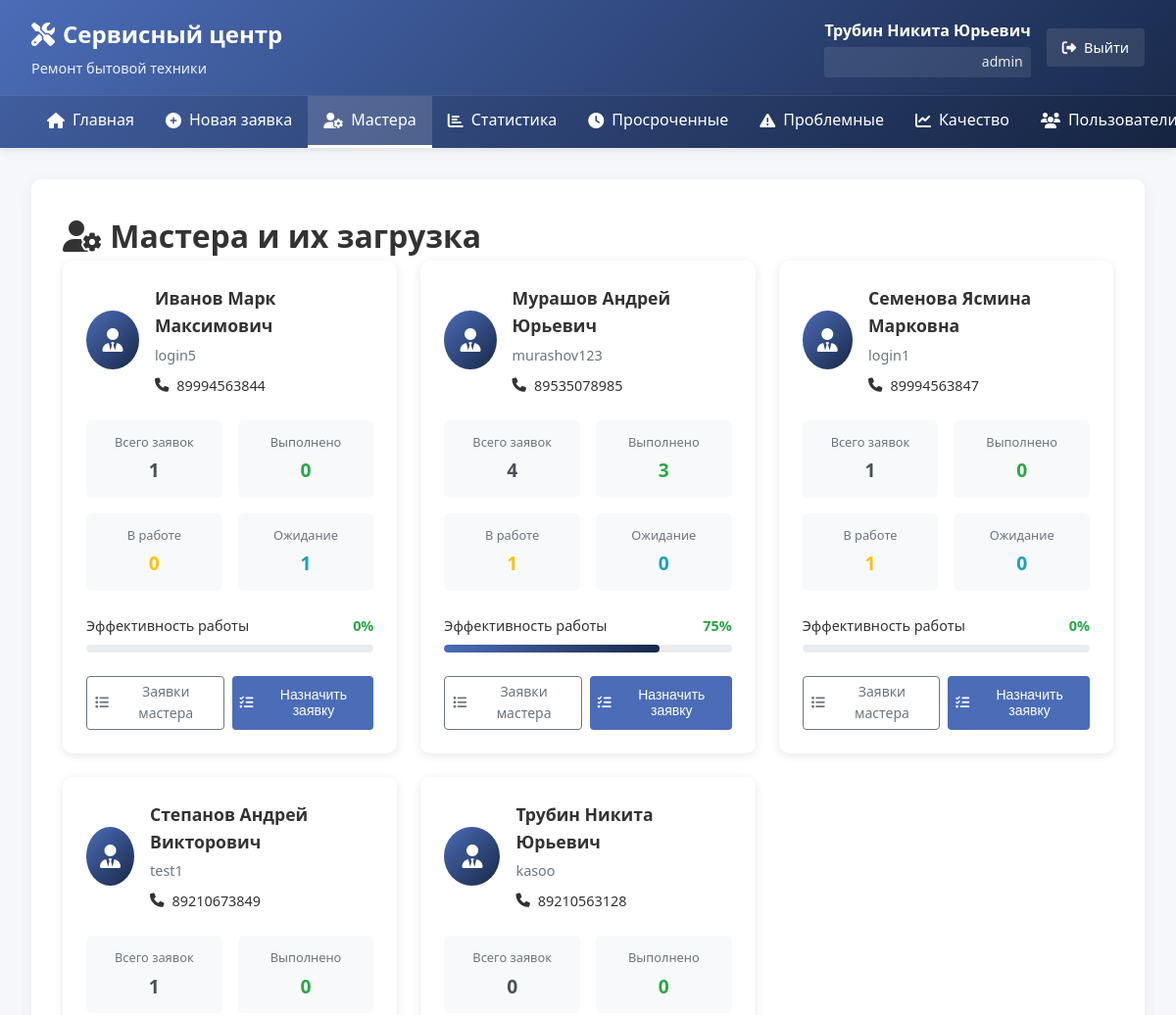
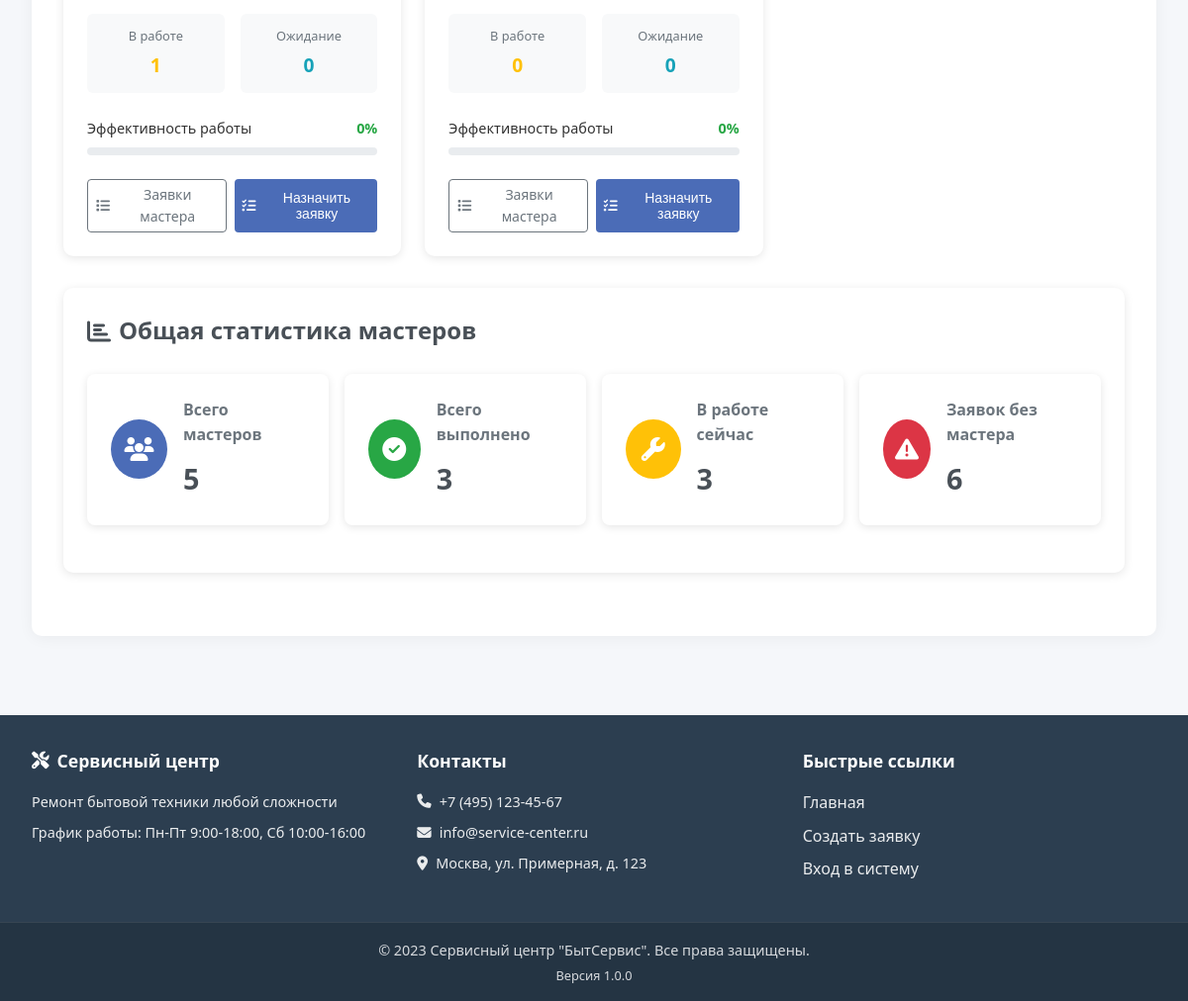
Screenshot of /masters (signed in) with the database file from the repository (2 pictures, top to bottom).
### tables this page shows
CREATE TABLE users (
    id INTEGER PRIMARY KEY AUTOINCREMENT,
    fio TEXT NOT NULL,
    phone TEXT NOT NULL,
    login TEXT UNIQUE NOT NULL,
    password_hash TEXT NOT NULL,
    type TEXT NOT NULL CHECK(type IN ('Заказчик', 'Мастер', 'Оператор', 'Менеджер', 'admin', 'Менеджер по качеству'))
);

### app.py (the view)
@app.route('/masters')
@login_required
@role_required('Оператор', 'admin', 'Менеджер', 'Менеджер по качеству')
def masters():
    masters_list = query_db('''
        SELECT u.*,
               COUNT(r.id) as total_requests,
               SUM(CASE WHEN r.request_status = 'Готова к выдаче' THEN 1 ELSE 0 END) as completed_requests,
               SUM(CASE WHEN r.request_status = 'В процессе ремонта' THEN 1 ELSE 0 END) as in_progress_requests,
               SUM(CASE WHEN r.request_status = 'Ожидание запчастей' THEN 1 ELSE 0 END) as waiting_parts_requests
        FROM users u
        LEFT JOIN repair_requests r ON u.id = r.master_id
        WHERE u.type IN ('Мастер', 'admin')
        GROUP BY u.id
        ORDER BY u.fio
    ''')
    unassigned_requests = query_db('''
        SELECT COUNT(*) as count
        FROM repair_requests
        WHERE master_id IS NULL AND request_status = 'Новая заявка'
    ''', one=True)['count']
    overloaded_masters = query_db('''
        SELECT u.fio, COUNT(r.id) as active_count
        FROM users u
        JOIN repair_requests r ON u.id = r.master_id
        WHERE r.request_status IN ('В процессе ремонта', 'Ожидание запчастей')
        GROUP BY u.id
        HAVING active_count > 5
        ORDER BY active_count DESC
    ''')
    return render_template('masters.html',
                         masters=masters_list,
                         unassigned_requests=unassigned_requests,
                         overloaded_masters=overloaded_masters)

### templates/masters.html (shortened to what this page needs)
{% extends "layout.html" %}
{% block content %}
<div class="page-header">
    <h1><i class="fas fa-user-cog"></i> Мастера и их загрузка</h1>
</div>
<div class="masters-grid">
    {% for master in masters %}
    <div class="master-card">
        <div class="master-header">
            <div class="master-avatar">
                <i class="fas fa-user-tie"></i>
            </div>
            <div class="master-info">
                <h3>{{ master.fio }}</h3>
                <p class="master-login">{{ master.login }}</p>
                <p class="master-phone">
                    <i class="fas fa-phone"></i> {{ master.phone }}
                </p>
            </div>
        </div>
        <div class="master-stats">
            <div class="stat-item">
                <div class="stat-label">Всего заявок</div>
                <div class="stat-value">{{ master.total_requests or 0 }}</div>
            </div>
            <div class="stat-item">
                <div class="stat-label">Выполнено</div>
                <div class="stat-value text-success">{{ master.completed_requests or 0 }}</div>
            </div>
            <div class="stat-item">
                <div class="stat-label">В работе</div>
                <div class="stat-value text-warning">{{ master.in_progress_requests or 0 }}</div>
            </div>
            <div class="stat-item">
                <div class="stat-label">Ожидание</div>
                <div class="stat-value text-info">{{ master.waiting_parts_requests or 0 }}</div>
            </div>
        </div>
        <div class="master-progress">
            <div class="progress-label">
                Эффективность работы
                <span class="progress-percentage">
                    {% if master.total_requests and master.total_requests > 0 %}
                    {{ ((master.completed_requests or 0) / master.total_requests * 100)|round|int }}%
                    {% else %}
                    0%
                    {% endif %}
                </span>
            </div>
            <div class="progress-bar">
                <div class="progress-fill"
                     style="width: {% if master.total_requests and master.total_requests > 0 %}{{ ((master.completed_requests or 0) / master.total_requests * 100)|round|int }}{% else %}0{% endif %}%">
                </div>
            </div>
        </div>
        <div class="master-actions">
            <a href="{{ url_for('index') }}?master={{ master.id }}" class="btn btn-sm btn-outline">
                <i class="fas fa-list"></i> Заявки мастера
            </a>
            {% if g.user.type in ['Оператор', 'admin', 'Менеджер'] %}
            <button class="btn btn-sm btn-primary assign-master-btn"
                    data-master-id="{{ master.id }}"
                    data-master-name="{{ master.fio }}">
                <i class="fas fa-tasks"></i> Назначить заявку
            </button>
            {% endif %}
        </div>
    </div>
    {% endfor %}
</div>
<div class="overall-stats">
    <h2><i class="fas fa-chart-bar"></i> Общая статистика мастеров</h2>
    <div class="stats-grid">
        <div class="stat-card large">
            <div class="stat-icon">
                <i class="fas fa-users"></i>
            </div>
            <div class="stat-content">
                <h4>Всего мастеров</h4>
                <p class="stat-number">{{ masters|length }}</p>
            </div>
        </div>
        <div class="stat-card large">
            <div class="stat-icon" style="background: #28a745;">
                <i class="fas fa-check-circle"></i>
            </div>
            <div class="stat-content">
                <h4>Всего выполнено</h4>
                <p class="stat-number">
                    {{ masters|sum(attribute='completed_requests') or 0 }}
                </p>
            </div>
        </div>
        <div class="stat-card large">
            <div class="stat-icon" style="background: #ffc107;">
                <i class="fas fa-wrench"></i>
            </div>
            <div class="stat-content">
                <h4>В работе сейчас</h4>
                <p class="stat-number">
                    {{ masters|sum(attribute='in_progress_requests') or 0 }}
                </p>
            </div>
        </div>
        <div class="stat-card large">
            <div class="stat-icon" style="background: #dc3545;">
                <i class="fas fa-exclamation-triangle"></i>
            </div>
            <div class="stat-content">
                <h4>Заявок без мастера</h4>
                <p class="stat-number">{{ unassigned_requests }}</p>
            </div>
        </div>
    </div>
</div>
{% endblock %}

### templates/layout.html (shortened to what this page needs)
<!DOCTYPE html>
<html lang="ru">
<head>
    <link rel="stylesheet" href="{{ url_for('static', filename='style.css') }}">
    <link rel="stylesheet" href="https://cdnjs.cloudflare.com/ajax/libs/font-awesome/6.4.0/css/all.min.css">
</head>
<body>
    <header>
        <div class="header-container">
            <div class="logo">
                <h1><i class="fas fa-tools"></i> Сервисный центр</h1>
                <p class="tagline">Ремонт бытовой техники</p>
            </div>
            <div class="user-info">
                {% if g.user %}
                <div class="user-details">
                    <span class="user-name">{{ g.user.fio }}</span>
                    <span class="user-role">{{ g.user.type }}</span>
                </div>
                <a href="{{ url_for('logout') }}" class="btn btn-logout" title="Выйти">
                    <i class="fas fa-sign-out-alt"></i> Выйти
                </a>
                {% endif %}
            </div>
        </div>
        <nav>
            <ul class="nav-menu">
                <li><a href="{{ url_for('index') }}" class="{% if request.endpoint == 'index' %}active{% endif %}">
                    <i class="fas fa-home"></i> Главная
                </a></li>
                {% if g.user %}
                    {% if g.user.type in ['Заказчик', 'Оператор', 'admin', 'Менеджер'] %}
                    <li><a href="{{ url_for('create_request') }}" class="{% if request.endpoint == 'create_request' %}active{% endif %}">
                        <i class="fas fa-plus-circle"></i> Новая заявка
                    </a></li>
                    {% endif %}
                    {% if g.user.type in ['Оператор', 'admin', 'Менеджер'] %}
                    <li><a href="{{ url_for('masters') }}" class="{% if request.endpoint == 'masters' %}active{% endif %}">
                        <i class="fas fa-user-cog"></i> Мастера
                    </a></li>
                    {% endif %}
                    {% if g.user.type in ['Оператор', 'admin', 'Менеджер', 'Менеджер по качеству'] %}
                    <li><a href="{{ url_for('stats') }}" class="{% if request.endpoint == 'stats' %}active{% endif %}">
                        <i class="fas fa-chart-bar"></i> Статистика
                    </a></li>
                    {% endif %}
                    {% if g.user.type in ['Менеджер по качеству', 'admin', 'Менеджер'] %}
                    <li><a href="{{ url_for('overdue_requests') }}" class="{% if request.endpoint == 'overdue_requests' %}active{% endif %}">
                        <i class="fas fa-clock"></i> Просроченные
                    </a></li>
                    <li><a href="{{ url_for('problem_requests') }}" class="{% if request.endpoint == 'problem_requests' %}active{% endif %}">
                        <i class="fas fa-exclamation-triangle"></i> Проблемные
                    </a></li>
                    <li><a href="{{ url_for('quality_stats') }}" class="{% if request.endpoint == 'quality_stats' %}active{% endif %}">
                        <i class="fas fa-chart-line"></i> Качество
                    </a></li>
                    {% endif %}
                    {% if g.user.type in ['Оператор', 'admin', 'Менеджер'] %}
                    <li><a href="{{ url_for('users') }}" class="{% if request.endpoint == 'users' %}active{% endif %}">
                        <i class="fas fa-users"></i> Пользователи
                    </a></li>
                    {% endif %}
                {% endif %}
            </ul>
        </nav>
    </header>
    <main>
        <div class="content">
            {% block content %}{% endblock %}
        </div>
    </main>
    <footer>
        <div class="footer-content">
            <div class="footer-section">
                <h3><i class="fas fa-tools"></i> Сервисный центр</h3>
                <p>Ремонт бытовой техники любой сложности</p>
                <p>График работы: Пн-Пт 9:00-18:00, Сб 10:00-16:00</p>
            </div>
            <div class="footer-section">
                <h3>Контакты</h3>
                <p><i class="fas fa-phone"></i> +7 (495) 123-45-67</p>
                <p><i class="fas fa-envelope"></i> info@service-center.ru</p>
                <p><i class="fas fa-map-marker-alt"></i> Москва, ул. Примерная, д. 123</p>
            </div>
            <div class="footer-section">
                <h3>Быстрые ссылки</h3>
                <ul>
                    <li><a href="{{ url_for('index') }}">Главная</a></li>
                    {% if g.user %}
                    <li><a href="{{ url_for('create_request') }}">Создать заявку</a></li>
                    {% endif %}
                    <li><a href="{{ url_for('login') }}">Вход в систему</a></li>
                </ul>
            </div>
        </div>
        <div class="footer-bottom">
            <p>&copy; 2023 Сервисный центр "БытСервис". Все права защищены.</p>
            <p class="version">Версия 1.0.0</p>
        </div>
    </footer>
</body>
</html>

### rows the page displays
users: user.fio "Трубин Никита Юрьевич", user.type "admin", fio "Трубин Никита Юрьевич", login "kasoo", phone "89210563128", total_requests "0", completed_requests "0", in_progress_requests "0", waiting_parts_requests "0", shows "0%"
users: fio "Иванов Марк Максимович", login "login5", phone "89994563844", total_requests "1", completed_requests "0", in_progress_requests "0", waiting_parts_requests "1"
users: fio "Мурашов Андрей Юрьевич", login "murashov123", phone "89535078985", total_requests "4", completed_requests "3", in_progress_requests "1", waiting_parts_requests "0", completed_requests "75"
users: fio "Семенова Ясмина Марковна", login "login1", phone "89994563847", total_requests "1", completed_requests "0", in_progress_requests "1", waiting_parts_requests "0"
users: fio "Степанов Андрей Викторович", login "test1", phone "89210673849", total_requests "1", completed_requests "0", in_progress_requests "1", waiting_parts_requests "0"

### other values shown
{{ masters|length }} "5"
{{ masters|sum(attribute='completed_requests') or 0 }} "3"
{{ masters|sum(attribute='in_progress_requests') or 0 }} "3"
{{ unassigned_requests }} "6"
